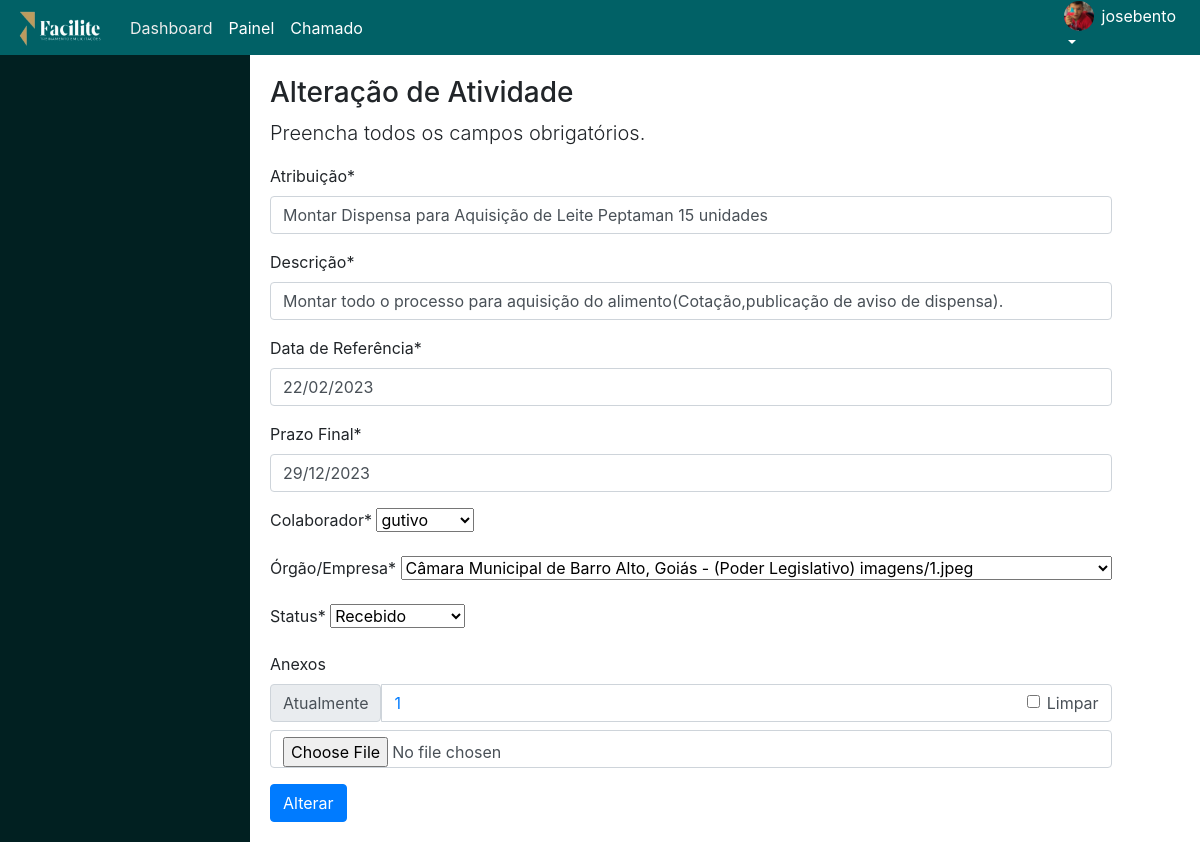
/editar/atividade/2/ (signed in), run on the app's committed database.
### cadastros/models.py (models this page shows, shortened)
class Atividade(models.Model):
    STATUS_CHOICES = [
        ('A receber', 'A receber'),
        ('Recebido', 'Recebido'),
        ('Em andamento', 'Em andamento'),
        ('Concluído', 'Concluído'),
        ('Cancelada', 'Cancelada'),
    ]
    numero = models.CharField(max_length=150, verbose_name="Atribuição")
    descricao = models.CharField(max_length=150, verbose_name="Descrição")
    data = models.DateField(verbose_name="Data de Referência", default=datetime.date.today)
    prazo = models.DateField(verbose_name="Prazo Final", default=datetime.date.today)
    colaborador = models.ForeignKey(User, on_delete=models.PROTECT, verbose_name="Colaborador", null=True)
    campo = models.ForeignKey(Campo, on_delete=models.PROTECT, verbose_name="Órgão/Empresa")
    status = models.CharField(max_length=20, choices=STATUS_CHOICES, default='A receber')
    arquivo = models.FileField(upload_to='pdf/',verbose_name="Anexos",blank=True)

class Campo(models.Model):
    nome = models.CharField(max_length=50,verbose_name="Órgão/Empresa")
    descricao = models.CharField(max_length=150,verbose_name="Descrição")
    foto = models.ImageField(upload_to='imagens/')
    def __str__(self):
     return "{} - ({}) {}".format(self.nome, self.descricao, self.foto)

### cadastros/views.py (the view)
# urls.py: path('editar/atividade/<int:pk>/',AtividadeUpdate.as_view(), name ="editar-atividade"),
class AtividadeUpdate(GroupRequiredMixin,LoginRequiredMixin,UpdateView):
 login_url = reverse_lazy('login')
 group_required = u"administrador"
 model = Atividade
 fields = ['numero','descricao','data','prazo','colaborador','campo','status','arquivo']
 template_name = 'cadastros/form-upload.html'
 success_url = reverse_lazy('listar-atividades')
 def get_context_data(self, **kwargs):
        context = super().get_context_data(**kwargs)
        perfil = get_object_or_404(Perfil, usuario=self.request.user)
        context['foto'] = perfil.foto.url if perfil.foto else ''
        context['titulo']= "Alteração de Atividade"
        context['buttao']= "Alterar"
        return context

### cadastros/templates/cadastros/form-upload.html (shortened to what this page needs)
{% extends 'modelo.html' %}
{% load static %}
{% load crispy_forms_tags %}
    {% block sidebar %}
    <div class="sidebar">
        <br>
        <br>
    </div>
    {% endblock %}
{% block conteudo %}
<h3>{{ titulo }}</h3>
<p class="lead">
    Preencha todos os campos obrigatórios.
</p>
<form action="" method="POST" enctype="multipart/form-data">
{{ form|crispy }}
<button type="submit" class="btn btn-primary">{{ buttao }}</button>
</form>
{% endblock %}

### paginas/templates/modelo.html (shortened to what this page needs)
{% load static %}
<!DOCTYPE html>
<html lang="pt-br">
<head>
    <link rel="stylesheet" href="{% static 'css/bootstrap.min.css' %}">
</head>
<body>
{% block menu %}
<nav class="navbar navbar-expand-lg fixed-top" style="height: 55px;">
    <a class="navbar-brand" href="{% url 'inicio' %}">
        <img src="{% static 'img/logofacilite.png' %}" alt="Logo" width="90" height="40">
    </a>
      {% if request.user.is_authenticated %}
    <div class="collapse navbar-collapse justify-content-between" id="navbarNav">
        <ul class="navbar-nav">
            <li class="nav-item active">
                <a class="nav-link" href="{% url 'dash' %}">Dashboard</a>
            </li>
            <li class="nav-item">
                <a class="nav-link" href="{% url 'tarefas' %}">Painel</a>
            </li>
            <li class="nav-item">
                <a class="nav-link" href="{% url 'tarefas' %}">Chamado</a>
            </li>
        </ul>
    <div class="navbar-nav">
        <div class="nav-item dropdown">
            <a class="nav-link dropdown-toggle" href="#" id="navbarDropdown" role="button" data-toggle="dropdown"
                aria-haspopup="true" aria-expanded="false">
                <div style="display: flex; align-items: center;">
                    <div style="width: 30px; height: 30px; overflow: hidden; border-radius: 50%;">
                        <img src="{{ foto }}" alt="Logo" width="100%" height="100%" style="object-fit: cover;">
                    </div>
                    <span style="margin-left: 8px;">{{ request.user.username }}</span>
                </div>
            </a>
        </div>
    </div>
 {% endif %}
</nav>
{% endblock %}
    <div class="container-fluid">
        <div class="row">
            {% block sidebar %}
            {% endblock %}
            <div class="conteudo-centralizado">
            {% block conteudo %}{% endblock %}
            </div>
        </div>
    </div>
</body>
</html>

### paginas/templates/modelo.html (style rules this page uses)
body { padding-top: 56px; position: relative; min-height: 100vh; }
.sidebar { height: 100%; width: 250px; position: fixed; z-index: 1; top: 0; left: 0; background-color: #012021; padding-top: 20px; color: white; }
.navbar { background-color: #016166; }
.navbar-brand { color: rgb(242, 248, 140); }
.navbar-nav .nav-link { color: white; }
.navbar-nav .nav-item.active .nav-link { color: rgb(237, 237, 237); }
.conteudo-centralizado { margin-left: 250px; padding: 20px; }

### data on the page
Atividade: numero "Montar Dispensa para Aquisição de Leite Peptaman 15 unidades", descricao "Montar todo o processo para aquisição do alimento(Cotação,publicação de aviso de dispensa).", data "22/02/2023", prazo "29/12/2023", colaborador "gutivo", campo "Câmara Municipal de Barro Alto, Goiás - (Poder Legislativo) imagens/1.jpeg", status "Recebido"

### other printed values
{{ request.user.username }} "josebento"
{{ titulo }} "Alteração de Atividade"
{{ buttao }} "Alterar"
